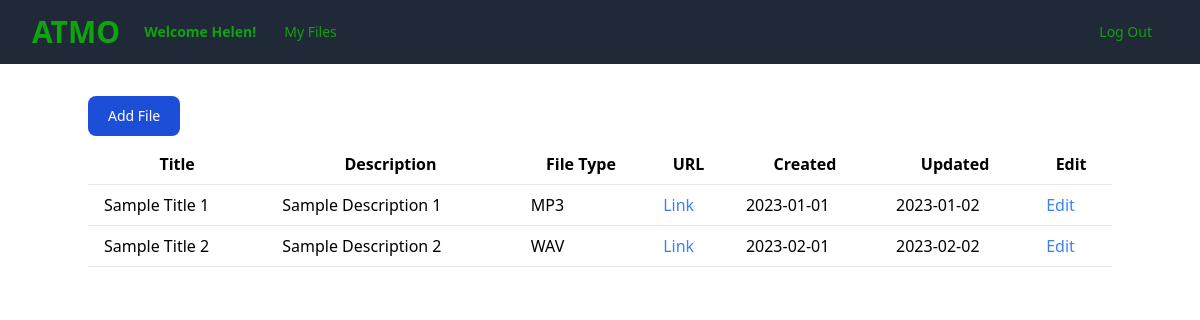
/audio-files/8 (signed in), run on an earlier commit of the app's database.
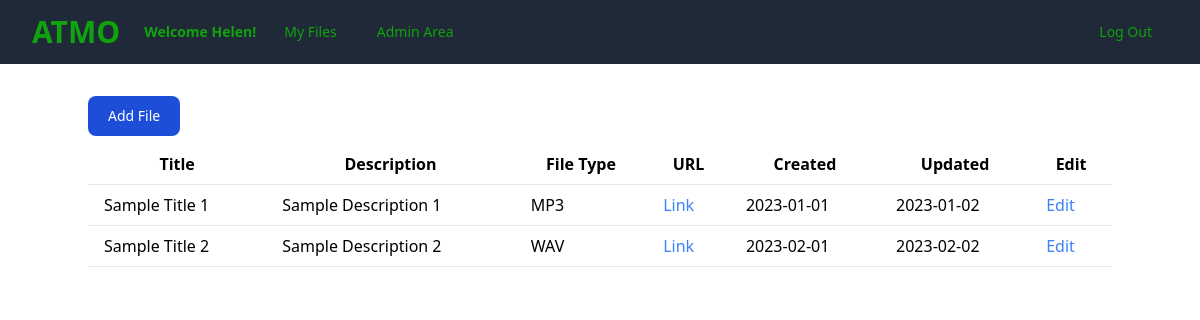
And on a later commit of the database.
### atmo_db/models.py (models this page shows)
class User(SQLModel, table=True):
    id: int | None = Field(default=None, primary_key=True, index=True)
    username: str
    email: str
    role: str
    created_at: datetime | None = Field(default_factory=lambda: datetime.now(timezone.utc))
    updated_at: datetime | None = None
    last_login: datetime | None = None
    is_logged_in: bool | None = Field(default=False)
    audio_files: list['Audio_File'] | None = Relationship(back_populates='user')
    password: str

### routers/audio_files.py (the view)
@router.get("/audio-files/{user_id}")
async def list_files(request: Request,
                     user_id: int,
                     token_decoded_data: dict = Depends(authorise_access),
                     session: Session = Depends(get_session)):
    token_user_id = token_decoded_data['id']
    if token_user_id != user_id:
        raise HTTPException(status_code=401, detail="401 Unauthorised Access")
    statement = select(User).where(User.id == token_user_id)
    user = session.exec(statement).first()
    user_data = {}
    role = user.role
    username = user.username
    user_data.update({f"{role}": role, "username": username})
    statement = select(Audio_File).where(token_user_id == Audio_File.user_id).limit(10)
    results = session.exec(statement)
    audio_files = results.all()
    user_data.update({"audio_files": audio_files})
    print(user_data)
    return templates.TemplateResponse("audio-files.html", {"request": request, **user_data})

### templates/audio-files.html (shortened to what this page needs)
<!DOCTYPE html>
<html lang="en">
<head>
    <script src="https:cdn.tailwindcss.com"></script>
</head>
<body>
    {% include 'navbar.html' %}
    {% include 'audio-list.html' %}
</body>
</html>

### templates/navbar.html (shortened to what this page needs)
<nav class="bg-gray-800">
    <div class="mx-auto max-w-7xl px-2 sm:px-6 lg:px-8">
      <div class="relative flex h-16 items-center justify-between">
        <div class="flex flex-1 items-center justify-center sm:items-stretch sm:justify-start">
          <div class="flex shrink-0 items-center">
            <h1 class="text-atmogreen text-3xl font-bold">ATMO<h1>
          </div>
          <div class="hidden sm:ml-6 sm:block">
            <div class="flex space-x-4 items-center">
               {%if standard or admin or owner %}
                    <p class="text-atmogreen text-sm font-bold">Welcome {{username}}!</p>
                    <a href="#" class="rounded-md px-3 py-2 text-sm font-medium text-atmogreen hover:bg-gray-700 hover:text-white">My Files</a>
                {% endif %}
                {% if admin or owner %}
                     <a href="/admin-area/{{ user_id }}" class="rounded-md px-3 py-2 text-sm font-medium text-atmogreen hover:bg-gray-700 hover:text-white">Admin Area</a>
                {% endif %}
            </div>
          </div>
        </div>
            <div class="absolute right-0 origin-top-right">
              {% if standard or admin or owner %}
                <a href="/logout" class="block px-4 py-2 text-sm text-atmogreen">Log Out</a>
              {% endif %}
            </div>
          </div>
        </div>
</nav>

### templates/audio-list.html (shortened to what this page needs)
<body>
    <div class="container mx-auto mt-8">
        <div class="right-0">
            <button type="button" class="text-white bg-blue-700 hover:bg-blue-800 focus:ring-4 focus:ring-blue-300 font-medium rounded-lg text-sm px-5 py-2.5 me-2 mb-2 dark:bg-blue-600 dark:hover:bg-blue-700 focus:outline-none dark:focus:ring-blue-800">Add File</button>
        </div>
        <table class="min-w-full bg-white">
            <thead>
                <tr>
                    <th class="py-2 px-4 border-b">Title</th>
                    <th class="py-2 px-4 border-b">Description</th>
                    <th class="py-2 px-4 border-b">File Type</th>
                    <th class="py-2 px-4 border-b">URL</th>
                    <th class="py-2 px-4 border-b">Created</th>
                    <th class="py-2 px-4 border-b">Updated</th>
                    <th class="py-2 px-4 border-b">Edit</th>
                </tr>
            </thead>
            <tbody>
                <tr>
                    <td class="py-2 px-4 border-b">Sample Title 1</td>
                    <td class="py-2 px-4 border-b">Sample Description 1</td>
                    <td class="py-2 px-4 border-b">MP3</td>
                    <td class="py-2 px-4 border-b"><a href="#" class="text-blue-500">Link</a></td>
                    <td class="py-2 px-4 border-b">2023-01-01</td>
                    <td class="py-2 px-4 border-b">2023-01-02</td>
                    <td class="py-2 px-4 border-b"><a href="#" class="text-blue-500">Edit</a></td>
                </tr>
                <tr>
                    <td class="py-2 px-4 border-b">Sample Title 2</td>
                    <td class="py-2 px-4 border-b">Sample Description 2</td>
                    <td class="py-2 px-4 border-b">WAV</td>
                    <td class="py-2 px-4 border-b"><a href="#" class="text-blue-500">Link</a></td>
                    <td class="py-2 px-4 border-b">2023-02-01</td>
                    <td class="py-2 px-4 border-b">2023-02-02</td>
                    <td class="py-2 px-4 border-b"><a href="#" class="text-blue-500">Edit</a></td>
                </tr>
            </tbody>
        </table>
    </div>
</body>

What changed in the data, as far as the page shows it:
changed User "Helen": role "standard" → "admin" (drawn)
Also different on the page:
text now shown: "Admin Area"
